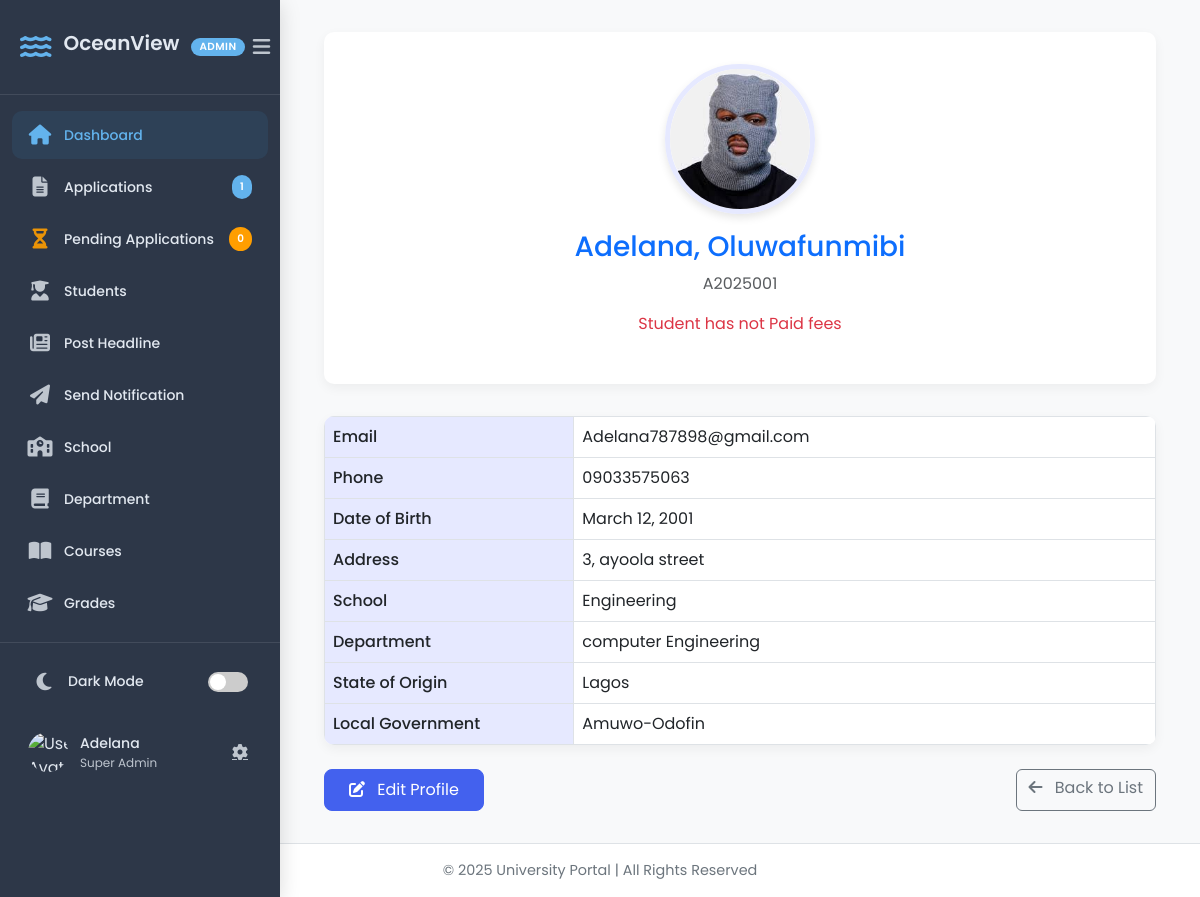
The page /student-profile/view/30/ (signed in) on the database its author committed.
### portal/models.py (models this page shows, shortened)
class Student(models.Model):
    user = models.OneToOneField(User, on_delete=models.CASCADE, related_name='student_profile', null=True, blank=True)
    surname = models.CharField(max_length=100)
    first_name = models.CharField(max_length=100)
    other_name = models.CharField(max_length=100, blank=True, null=True)
    email = models.EmailField(unique=True)
    phone_number = models.CharField(max_length=11)
    address = models.CharField(max_length=100)
    state_of_origin = models.ForeignKey('State', on_delete=models.CASCADE)
    local_government = models.ForeignKey('Lga', on_delete=models.CASCADE)
    date_of_birth = models.DateField()
    school = models.ForeignKey('School', on_delete=models.CASCADE)
    department = models.ForeignKey('Department', on_delete=models.CASCADE)
    application_number = models.CharField(max_length=10, unique=True, blank=True)
    profile_picture = models.ImageField(
        upload_to="profile_pics/",
        blank=True,
        null=True,
        default="default-profile.png"
    )
    academic_session = models.ForeignKey('AcademicSession', on_delete=models.CASCADE, related_name="students")
    created_at = models.DateTimeField(default=now, editable=True)
    year = models.ForeignKey('Year', on_delete=models.CASCADE)
    semester = models.ForeignKey('Semester', null=True, blank=True, on_delete=models.SET_NULL)
    has_paid_school_fees = models.BooleanField(default=False)
    has_paid_acceptance_fee = models.BooleanField(default=False)
    matric_number = models.CharField(max_length=20, unique=True, blank=True, null=True)

class School(models.Model):
    name = models.CharField(max_length=100, unique=True)

class Department(models.Model):
    name = models.CharField(max_length=100)
    school = models.ForeignKey(School, on_delete=models.CASCADE, related_name="departments")

class State(models.Model):
    name = models.CharField(max_length=100, unique=True)
    def __str__(self):
        return self.name

class Lga(models.Model):
    name = models.CharField(max_length=100)
    state_of_origin = models.ForeignKey(State, on_delete=models.CASCADE, related_name="lgas")
    def __str__(self):
        return self.name

### crm/views.py (the view)
# urls.py: path('student-profile/view/<int:student_id>/', view_student, name='view_student'),
@login_required
def view_student(request, student_id):
    student = get_object_or_404(Student, id=student_id)
    total_applications = Application.objects.count()
    total_pending_application = Application.objects.filter(is_approved='pending').count()
    return render(request, "crm/student_profile.html", {"student": student, 'total_pending_application':total_pending_application, 'total_applications': total_applications})

### crm/context_processors.py (called while the page is built)
def user_roles(request):
    if request.user.is_authenticated:
        groups = request.user.groups.values_list("name", flat=True)
        return {"user_groups": groups}
    return {}

### crm/templates/crm/student_profile.html (shortened to what this page needs)
{% load static %}
<!DOCTYPE html>
<html lang="en">
<head>
    <link href="https://cdn.jsdelivr.net/npm/bootstrap@5.3.0/dist/css/bootstrap.min.css" rel="stylesheet">
    <link rel="stylesheet" href="https://cdnjs.cloudflare.com/ajax/libs/font-awesome/6.0.0/css/all.min.css">
    <link rel="stylesheet" href="{% static 'crm/css/student_profile.css' %}">
</head>
<body>
    {% include 'crm/sidebar.html' %}
    <div class="main-content">
        <div class="container-fluid">
            <div class="profile-card text-center">
                {% if student.profile_picture %}
                    <img src="{{ student.profile_picture.url }}" alt="Profile Picture" class="profile-picture">
                {% else %}
                    <img src="{% static 'images/default-profile.png' %}" alt="Default Profile" class="profile-picture">
                {% endif %}
                <h3 class="mt-3 text-primary">{{ student.surname }}, {{ student.first_name }}</h3>
                <p class="text-muted">{{ student.application_number }}</p>
                {% if student.has_paid_school_fees == 'True'  %}
                <p class="text-muted">{{ student.matric_number }}</p>
                {% else %}
                <p class="text-danger">Student has not Paid fees</p>
                {% endif %}
            </div>
            <table class="table table-bordered info-table">
                <tbody>
                    <tr><th>Email</th> <td>{{ student.email }}</td></tr>
                    <tr><th>Phone</th> <td>{{ student.phone_number }}</td></tr>
                    <tr><th>Date of Birth</th> <td>{{ student.date_of_birth|date:"F j, Y" }}</td></tr>
                    <tr><th>Address</th> <td>{{ student.address }}</td></tr>
                    <tr><th>School</th> <td>{{ student.school.name }}</td></tr>
                    <tr><th>Department</th> <td>{{ student.department.name }}</td></tr>
                    <tr><th>State of Origin</th> <td>{{ student.state_of_origin }}</td></tr>
                    <tr><th>Local Government</th> <td>{{ student.local_government }}</td></tr>
                </tbody>
            </table>
            <div class="d-flex justify-content-between mt-4">
                <a href="{% url 'edit_student' student.id %}" class="btn btn-primary">
                    <i class="fas fa-edit me-2"></i> Edit Profile
                </a>
                <a href="{% url 'applicant_list' %}" class="btn btn-outline-secondary">
                    <i class="fas fa-arrow-left me-2"></i> Back to List
                </a>
            </div>
        </div>
    </div>
    <div class="footer text-center">
        © 2025 University Portal | All Rights Reserved
    </div>
</body>
</html>

### crm/templates/crm/sidebar.html (shortened to what this page needs)
{% load static %}
<!DOCTYPE html>
<html lang="en">
<head>
    <link rel="stylesheet" href="https://cdnjs.cloudflare.com/ajax/libs/font-awesome/6.4.0/css/all.min.css">
    <link rel="stylesheet" href="{% static 'crm/css/sidebar.css' %}">
</head>
<body>
<div class="sidebar-container">
    <div class="sidebar">
        <div class="sidebar-header">
            <div class="brand-wrapper">
                <i class="fas fa-water brand-icon"></i>
                <h3 class="brand-text">OceanView</h3>
                <span class="badge badge-admin">ADMIN</span>
            </div>
            <button class="sidebar-toggle" id="sidebarToggle">
                <i class="fas fa-bars"></i>
            </button>
        </div>
        <ul class="sidebar-menu">
            <li class="menu-item active">
                <a href="{% url 'dashboard' %}" class="menu-link">
                    <span class="menu-icon"><i class="fas fa-home"></i></span>
                    <span class="menu-text">Dashboard</span>
                </a>
            </li>
            {% if request.user.is_superuser or request.user.groups.all.0.name == 'Admission Officer' %}
            <li class="menu-item">
                <a href="{% url 'applicant_list' %}" class="menu-link">
                    <span class="menu-icon"><i class="fas fa-file-alt"></i></span>
                    <span class="menu-text">Applications</span>
                    <span class="menu-badge">{{ total_applications }}</span>
                </a>
            </li>
            <li class="menu-item">
                <a href="{% url 'pending_list' %}" class="menu-link">
                    <span class="menu-icon"><i class="fas fa-hourglass-half"></i></span>
                    <span class="menu-text">Pending Applications</span>
                    <span class="menu-badge badge-warning">{{ total_pending_application }}</span>
                </a>
            </li>
            {% endif %}
            {% if request.user.is_superuser %}
                <li class="menu-item">
                    <a href="{% url 'student_list' %}" class="menu-link">
                        <span class="menu-icon"><i class="fas fa-user-graduate"></i></span>
                        <span class="menu-text">Students</span>
                    </a>
                </li>
                <li class="menu-item">
                    <a href="{% url 'Post_headline' %}" class="menu-link">
                        <span class="menu-icon"><i class="fas fa-newspaper"></i></span>
                        <span class="menu-text">Post Headline</span>
                    </a>
                </li>
                <li class="menu-item">
                    <a href="{% url 'Notify_student' %}" class="menu-link">
                        <span class="menu-icon"><i class="fas fa-paper-plane"></i></span>
                        <span class="menu-text">Send Notification</span>
                    </a>
                </li>
            {% endif %}
            {% if request.user.is_superuser%}
                <li class="menu-item">
                    <a href="{% url 'school_list' %}" class="menu-link">
                        <span class="menu-icon"><i class="fas fa-school"></i></span>
                        <span class="menu-text">School</span>
                    </a>
                </li>
            {% endif %}
                 {% if request.user.is_superuser  or "Dean" in user_groups %}
                <li class="menu-item">
                    <a href="{% url 'department_list' %}" class="menu-link">
                        <span class="menu-icon"><i class="fas fa-book"></i></span>
                        <span class="menu-text">Department</span>
                    </a>
                </li>
                {%endif%}
                {% if request.user.is_superuser or "Class Adviser" in user_groups or "HOD (Head of Department)" in user_groups or "Dean" in user_groups %}
                <li class="menu-item">
                    <a href="{% url 'course_list' %}" class="menu-link">
                        <span class="menu-icon"><i class="fas fa-book-open"></i></span>
                        <span class="menu-text">Courses</span>
                    </a>
                </li>
                {%endif %}
                {% if request.user.is_superuser or "Class Adviser" in user_groups or "HOD (Head of Department)" in user_groups or "Dean" in user_groups %}
                <li class="menu-item">
                    <a href="{% url 'grade_list' %}" class="menu-link">
                        <span class="menu-icon"><i class="fas fa-graduation-cap"></i></span>
                        <span class="menu-text">Grades</span>
                    </a>
                </li>
                {%endif%}
        </ul>
        <div class="sidebar-footer">
            <div class="settings-menu">
                <div class="dark-mode-toggle" onclick="toggleDarkMode()">
                    <div class="toggle-icon"><i id="darkModeIcon" class="fas fa-moon"></i></div>
                    <span id="darkModeText">Dark Mode</span>
                    <div class="toggle-switch">
                        <label for="darkModeSwitch"></label>
                    </div>
                </div>
            </div>
            <div class="user-profile">
                <div class="user-avatar">
                    <img src="{% static 'images/default-avatar.png' %}" alt="User Avatar">
                </div>
                <div class="user-info">
                    <span class="user-name">{{ request.user.get_full_name|default:request.user.username }}</span>
                    <span class="user-role">
                        {% if request.user.is_superuser %}
                            Super Admin
                        {% elif user_groups %}
                            {{ user_groups.0 }}
                        {% else %}
                            Staff
                        {% endif %}
                    </span>
                </div>
                <div class="user-actions">
                    <a href="#"><i class="fas fa-cog"></i></a>
                </div>
            </div>
        </div>
    </div>
</div>
</body>
</html>

### crm/static/crm/css/student_profile.css (style rules this page uses)
:root { --primary-color: #4361ee; --primary-light: #e6e9ff; --sidebar-width: 280px; --text-dark: #2b2d42; --text-light: #6c757d; }
body { font-family: 'Poppins', sans-serif; background-color: #f8f9fa; display: flex; flex-direction: column; min-height: 100vh; color: var(--text-dark); }
.main-content { margin-left: var(--sidebar-width); padding: 2rem; flex: 1; transition: margin-left 0.3s; }
.profile-card { background-color: white; border-radius: 10px; padding: 2rem; box-shadow: 0 4px 12px rgba(0, 0, 0, 0.05); margin-bottom: 2rem; }
.profile-picture { width: 150px; height: 150px; border-radius: 50%; object-fit: cover; border: 5px solid var(--primary-light); box-shadow: 0 4px 8px rgba(0, 0, 0, 0.1); }
.info-table { background-color: white; border-radius: 10px; overflow: hidden; box-shadow: 0 4px 12px rgba(0, 0, 0, 0.05); }
.info-table th { background-color: var(--primary-light); width: 30%; font-weight: 500; }
.footer { background-color: white; padding: 1rem; border-top: 1px solid #dee2e6; font-size: 0.9rem; color: var(--text-light); }
.btn-primary { background-color: var(--primary-color); border-color: var(--primary-color); padding: 0.5rem 1.5rem; border-radius: 8px; }

### rows shown on the page
Student: profile_picture (picture), surname "Adelana", first_name "Oluwafunmibi", application_number "A2025001", email "Adelana787898@gmail.com", phone_number "09033575063", date_of_birth "March 12, 2001", address "3, ayoola street", school.name "Engineering", department.name "computer Engineering", state_of_origin "Lagos", local_government "Amuwo-Odofin"

### other values the page prints
{{ total_applications }} "1"
{{ total_pending_application }} "0"
{{ request.user.get_full_name|default:request.user.username }} "Adelana"
